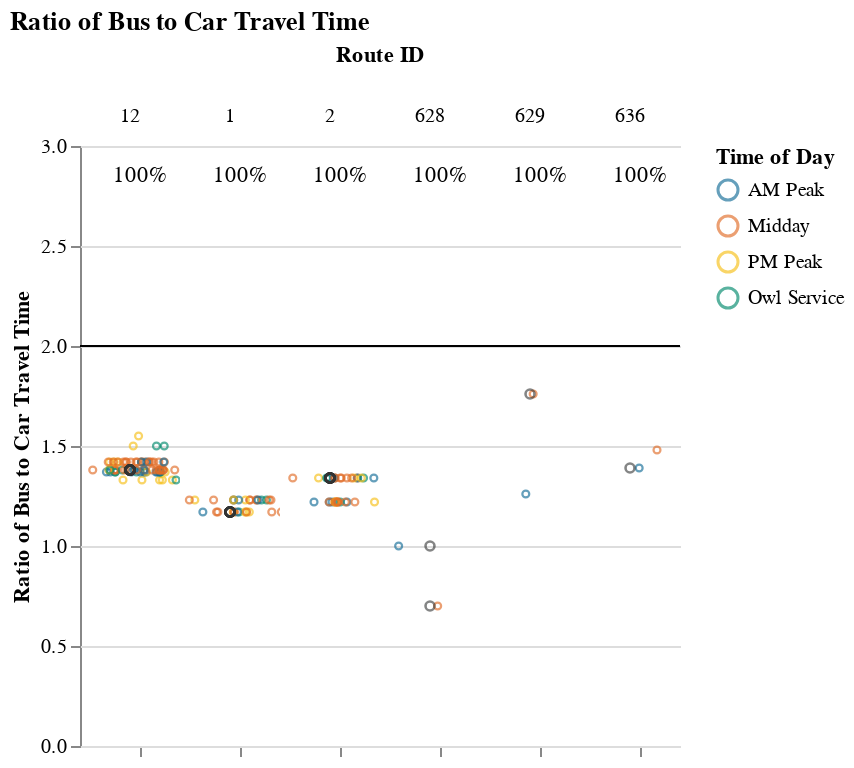
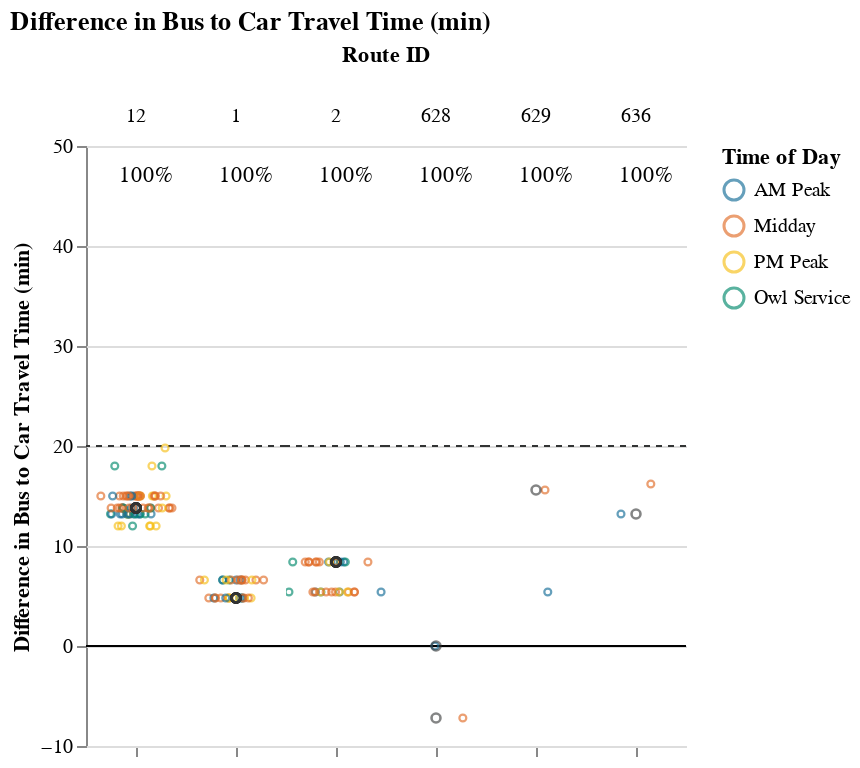

The code cell stored with these charts, in order, in its notebook:
### Markdown cell above
## Viable Competitive Routes
### Short Routes (< 1 hr)

### Code cell
# Allow for possibility that operator doesn't have routes that fall into certain route_groups
# But, jupyterbook will not like markdown with f-string
# separate out route_group and put in each cell, and use try/except + if to display...
# but all 3 route groups must be displayed. just add sentence about why no routes were returned at the end
route_group = "short"
try:
    display_charts_for_route_group(df, route_group)
except:
    print("No routes meet this criteria.")

### Figure 1 — Vega-Lite specification as saved in the notebook (floating-point values rounded to 4 significant figures; data arrays with more than 128 entries replaced by an {"elided": "..."} marker saying what was removed)
{"config": {"view": {"continuousWidth": 400, "continuousHeight": 300, "stroke": null}, "facet": {"spacing": 0}}, "data": {"name": "data-14f75ef672b6f1d1848ebe56e156102a"}, "facet": {"column": {"field": "route_id", "sort": ["12", "1", "2", "628", "629", "636"], "title": "Route ID", "type": "nominal"}}, "spec": {"layer": [{"mark": "rule", "encoding": {"color": {"value": "black"}, "y": {"field": "cutoff", "type": "quantitative"}}, "selection": {"selector001": {"type": "interval", "bind": "scales", "encodings": ["x", "y"]}}}, {"mark": {"type": "point", "opacity": 0.65, "size": 12, "strokeWidth": 1.1}, "encoding": {"color": {"field": "time_of_day", "scale": {"range": ["#136C97", "#E16B26", "#F6BF16", "#00896B", "#7790A3", "#5B559C"]}, "sort": ["AM Peak", "Midday", "PM Peak", "Owl Service"], "title": "Time of Day", "type": "nominal"}, "tooltip": [{"field": "route_id", "type": "nominal"}, {"field": "route_name", "type": "nominal"}, {"field": "trip_id", "type": "nominal"}, {"field": "service_hours", "type": "quantitative"}, {"field": "car_duration_hours", "type": "quantitative"}, {"field": "bus_multiplier", "type": "quantitative"}, {"field": "bus_difference", "type": "quantitative"}, {"field": "num_trips", "type": "quantitative"}, {"field": "num_competitive", "type": "quantitative"}, {"field": "pct_trips_competitive", "type": "quantitative"}, {"field": "pct_below_cutoff", "type": "quantitative"}, {"field": "p25", "type": "quantitative"}, {"field": "p50", "type": "quantitative"}, {"field": "p75", "type": "quantitative"}], "x": {"axis": {"grid": false, "labels": false, "ticks": true, "values": [0]}, "field": "jitter", "scale": {}, "title": null, "type": "quantitative"}, "y": {"field": "bus_multiplier", "scale": {"domain": [0, 3.0]}, "title": "Ratio of Bus to Car Travel Time", "type": "quantitative"}}, "transform": [{"calculate": "sqrt(-2*log(random()))*cos(2*PI*random())", "as": "jitter"}], "width": 50}, {"layer": [{"mark": {"type": "point", "opacity": 0.6, "size": 20, "strokeWidth": 1.3}, "encoding": {"color": {"value": "#323434"}, "y": {"field": "bus_multiplier", "type": "quantitative"}}, "transform": [{"filter": "(datum.p50_trip === 1)"}]}, {"mark": {"type": "text", "align": "center", "baseline": "middle"}, "encoding": {"color": {"value": "black"}, "text": {"field": "pct_trips_competitive", "format": ".0%", "type": "quantitative"}, "tooltip": [{"field": "route_id", "type": "nominal"}, {"field": "route_name", "type": "nominal"}, {"field": "trip_id", "type": "nominal"}, {"field": "service_hours", "type": "quantitative"}, {"field": "car_duration_hours", "type": "quantitative"}, {"field": "bus_multiplier", "type": "quantitative"}, {"field": "bus_difference", "type": "quantitative"}, {"field": "num_trips", "type": "quantitative"}, {"field": "num_competitive", "type": "quantitative"}, {"field": "pct_trips_competitive", "type": "quantitative"}, {"field": "pct_below_cutoff", "type": "quantitative"}, {"field": "p25", "type": "quantitative"}, {"field": "p50", "type": "quantitative"}, {"field": "p75", "type": "quantitative"}], "x": {"value": 30}, "y": {"value": 15}}, "transform": [{"calculate": "sqrt(-2*log(random()))*cos(2*PI*random())", "as": "jitter"}, {"filter": "(datum.fastest_trip === 1)"}]}]}]}, "resolve": {"scale": {"y": "shared"}}, "title": "Ratio of Bus to Car Travel Time", "$schema": "https://vega.github.io/schema/vega-lite/v4.17.0.json", "datasets": {"data-14f75ef672b6f1d1848ebe56e156102a": {"elided": "147 records"}}}

### Figure 2 — Vega-Lite specification as saved in the notebook (floating-point values rounded to 4 significant figures; data arrays with more than 128 entries replaced by an {"elided": "..."} marker saying what was removed)
{"config": {"view": {"continuousWidth": 400, "continuousHeight": 300, "stroke": null}, "facet": {"spacing": 0}}, "data": {"name": "data-a93f18010132b541a65e5248a57c8287"}, "facet": {"column": {"field": "route_id", "sort": ["12", "1", "2", "628", "629", "636"], "title": "Route ID", "type": "nominal"}}, "spec": {"layer": [{"mark": "rule", "encoding": {"color": {"value": "black"}, "y": {"field": "cutoff", "type": "quantitative"}}, "selection": {"selector002": {"type": "interval", "bind": "scales", "encodings": ["x", "y"]}}}, {"mark": {"type": "rule", "strokeDash": [3, 3]}, "encoding": {"color": {"value": "#323434"}, "y": {"field": "cutoff2", "type": "quantitative"}}}, {"mark": {"type": "point", "opacity": 0.65, "size": 12, "strokeWidth": 1.1}, "encoding": {"color": {"field": "time_of_day", "scale": {"range": ["#136C97", "#E16B26", "#F6BF16", "#00896B", "#7790A3", "#5B559C"]}, "sort": ["AM Peak", "Midday", "PM Peak", "Owl Service"], "title": "Time of Day", "type": "nominal"}, "tooltip": [{"field": "route_id", "type": "nominal"}, {"field": "route_name", "type": "nominal"}, {"field": "trip_id", "type": "nominal"}, {"field": "service_hours", "type": "quantitative"}, {"field": "car_duration_hours", "type": "quantitative"}, {"field": "bus_multiplier", "type": "quantitative"}, {"field": "bus_difference", "type": "quantitative"}, {"field": "num_trips", "type": "quantitative"}, {"field": "num_competitive", "type": "quantitative"}, {"field": "pct_trips_competitive", "type": "quantitative"}, {"field": "pct_below_cutoff", "type": "quantitative"}, {"field": "p25", "type": "quantitative"}, {"field": "p50", "type": "quantitative"}, {"field": "p75", "type": "quantitative"}], "x": {"axis": {"grid": false, "labels": false, "ticks": true, "values": [0]}, "field": "jitter", "scale": {}, "title": null, "type": "quantitative"}, "y": {"field": "bus_difference", "scale": {"domain": [-7.2, 46.8]}, "title": "Difference in Bus to Car Travel Time (min)", "type": "quantitative"}}, "transform": [{"calculate": "sqrt(-2*log(random()))*cos(2*PI*random())", "as": "jitter"}], "width": 50}, {"layer": [{"mark": {"type": "point", "opacity": 0.6, "size": 20, "strokeWidth": 1.3}, "encoding": {"color": {"value": "#323434"}, "y": {"field": "bus_difference", "type": "quantitative"}}, "transform": [{"filter": "(datum.p50_trip === 1)"}]}, {"mark": {"type": "text", "align": "center", "baseline": "middle"}, "encoding": {"color": {"value": "black"}, "text": {"field": "pct_trips_competitive", "format": ".0%", "type": "quantitative"}, "tooltip": [{"field": "route_id", "type": "nominal"}, {"field": "route_name", "type": "nominal"}, {"field": "trip_id", "type": "nominal"}, {"field": "service_hours", "type": "quantitative"}, {"field": "car_duration_hours", "type": "quantitative"}, {"field": "bus_multiplier", "type": "quantitative"}, {"field": "bus_difference", "type": "quantitative"}, {"field": "num_trips", "type": "quantitative"}, {"field": "num_competitive", "type": "quantitative"}, {"field": "pct_trips_competitive", "type": "quantitative"}, {"field": "pct_below_cutoff", "type": "quantitative"}, {"field": "p25", "type": "quantitative"}, {"field": "p50", "type": "quantitative"}, {"field": "p75", "type": "quantitative"}], "x": {"value": 30}, "y": {"value": 15}}, "transform": [{"calculate": "sqrt(-2*log(random()))*cos(2*PI*random())", "as": "jitter"}, {"filter": "(datum.fastest_trip === 1)"}]}]}]}, "resolve": {"scale": {"y": "shared"}}, "title": "Difference in Bus to Car Travel Time (min)", "$schema": "https://vega.github.io/schema/vega-lite/v4.17.0.json", "datasets": {"data-a93f18010132b541a65e5248a57c8287": {"elided": "147 records"}}}
